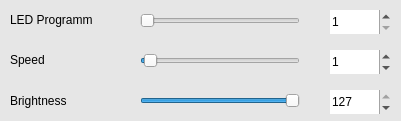
   <widget class="QWidget" name="widget_6" native="true">
    <property name="geometry">
     <rect>
      <x>490</x>
      <y>350</y>
      <width>401</width>
      <height>121</height>
     </rect>
    </property>
    <property name="palette">
     <palette>
      <active>
       <colorrole role="Base">
        <brush brushstyle="SolidPattern">
         <color alpha="255">
          <red>255</red>
          <green>255</green>
          <blue>255</blue>
         </color>
        </brush>
       </colorrole>
       <colorrole role="Window">
        <brush brushstyle="SolidPattern">
         <color alpha="255">
          <red>230</red>
          <green>230</green>
          <blue>230</blue>
         </color>
        </brush>
       </colorrole>
      </active>
      <inactive>
       <colorrole role="Base">
        <brush brushstyle="SolidPattern">
         <color alpha="255">
          <red>255</red>
          <green>255</green>
          <blue>255</blue>
         </color>
        </brush>
       </colorrole>
       <colorrole role="Window">
        <brush brushstyle="SolidPattern">
         <color alpha="255">
          <red>230</red>
          <green>230</green>
          <blue>230</blue>
         </color>
        </brush>
       </colorrole>
      </inactive>
      <disabled>
       <colorrole role="Base">
        <brush brushstyle="SolidPattern">
         <color alpha="255">
          <red>230</red>
          <green>230</green>
          <blue>230</blue>
         </color>
        </brush>
       </colorrole>
       <colorrole role="Window">
        <brush brushstyle="SolidPattern">
         <color alpha="255">
          <red>230</red>
          <green>230</green>
          <blue>230</blue>
         </color>
        </brush>
       </colorrole>
      </disabled>
     </palette>
    </property>
    <property name="autoFillBackground">
     <bool>true</bool>
    </property>
    <widget class="QSpinBox" name="spinBox_14">
     <property name="geometry">
      <rect>
       <x>330</x>
       <y>90</y>
       <width>61</width>
       <height>24</height>
      </rect>
     </property>
     <property name="frame">
      <bool>false</bool>
     </property>
     <property name="maximum">
      <number>127</number>
     </property>
     <property name="value">
      <number>127</number>
     </property>
    </widget>
    <widget class="QSpinBox" name="spinBox_12">
     <property name="geometry">
      <rect>
       <x>330</x>
       <y>10</y>
       <width>61</width>
       <height>24</height>
      </rect>
     </property>
     <property name="frame">
      <bool>false</bool>
     </property>
     <property name="minimum">
      <number>1</number>
     </property>
     <property name="maximum">
      <number>8</number>
     </property>
     <property name="value">
      <number>1</number>
     </property>
    </widget>
    <widget class="QLabel" name="label_17">
     <property name="geometry">
      <rect>
       <x>10</x>
       <y>50</y>
       <width>41</width>
       <height>20</height>
      </rect>
     </property>
     <property name="text">
      <string>Speed</string>
     </property>
    </widget>
    <widget class="QSpinBox" name="spinBox_13">
     <property name="geometry">
      <rect>
       <x>330</x>
       <y>50</y>
       <width>61</width>
       <height>24</height>
      </rect>
     </property>
     <property name="frame">
      <bool>false</bool>
     </property>
     <property name="maximum">
      <number>50</number>
     </property>
     <property name="value">
      <number>1</number>
     </property>
    </widget>
    <widget class="QSlider" name="LED_Speed_Slider">
     <property name="geometry">
      <rect>
       <x>140</x>
       <y>50</y>
       <width>160</width>
       <height>22</height>
      </rect>
     </property>
     <property name="maximum">
      <number>50</number>
     </property>
     <property name="value">
      <number>1</number>
     </property>
     <property name="orientation">
      <enum>Qt::Horizontal</enum>
     </property>
    </widget>
    <widget class="QSlider" name="LED_Bright_Slider">
     <property name="geometry">
      <rect>
       <x>140</x>
       <y>90</y>
       <width>160</width>
       <height>22</height>
      </rect>
     </property>
     <property name="maximum">
      <number>127</number>
     </property>
     <property name="value">
      <number>127</number>
     </property>
     <property name="orientation">
      <enum>Qt::Horizontal</enum>
     </property>
    </widget>
    <widget class="QLabel" name="label_16">
     <property name="geometry">
      <rect>
       <x>10</x>
       <y>10</y>
       <width>101</width>
       <height>20</height>
      </rect>
     </property>
     <property name="text">
      <string>LED Programm</string>
     </property>
    </widget>
    <widget class="QLabel" name="label_18">
     <property name="geometry">
      <rect>
       <x>10</x>
       <y>90</y>
       <width>71</width>
       <height>21</height>
      </rect>
     </property>
     <property name="text">
      <string>Brightness</string>
     </property>
    </widget>
    <widget class="QSlider" name="LED_Prog_Slider">
     <property name="geometry">
      <rect>
       <x>140</x>
       <y>10</y>
       <width>160</width>
       <height>22</height>
      </rect>
     </property>
     <property name="minimum">
      <number>1</number>
     </property>
     <property name="maximum">
      <number>8</number>
     </property>
     <property name="value">
      <number>1</number>
     </property>
     <property name="orientation">
      <enum>Qt::Horizontal</enum>
     </property>
    </widget>
   </widget>
